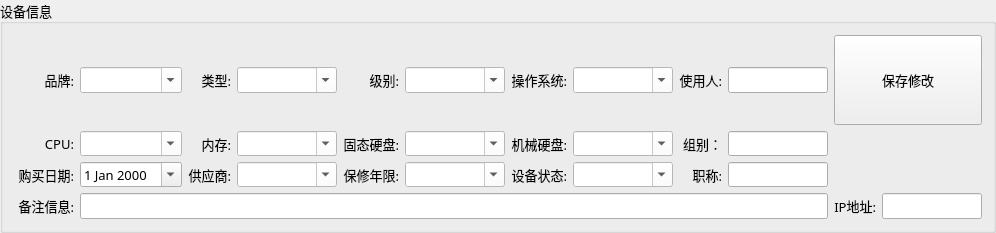
           <widget class="QGroupBox" name="groupBox">
            <property name="maximumSize">
             <size>
              <width>16777215</width>
              <height>160</height>
             </size>
            </property>
            <property name="font">
             <font>
              <family>微软雅黑</family>
              <pointsize>10</pointsize>
             </font>
            </property>
            <property name="title">
             <string>设备信息</string>
            </property>
            <layout class="QHBoxLayout" name="horizontalLayout_6">
             <item>
              <layout class="QGridLayout" name="gridLayout">
               <item row="1" column="6">
                <widget class="QLabel" name="label_32">
                 <property name="minimumSize">
                  <size>
                   <width>30</width>
                   <height>0</height>
                  </size>
                 </property>
                 <property name="maximumSize">
                  <size>
                   <width>80</width>
                   <height>16777215</height>
                  </size>
                 </property>
                 <property name="text">
                  <string>操作系统:</string>
                 </property>
                 <property name="alignment">
                  <set>Qt::AlignRight|Qt::AlignTrailing|Qt::AlignVCenter</set>
                 </property>
                </widget>
               </item>
               <item row="1" column="0">
                <widget class="QLabel" name="label_3">
                 <property name="minimumSize">
                  <size>
                   <width>30</width>
                   <height>0</height>
                  </size>
                 </property>
                 <property name="maximumSize">
                  <size>
                   <width>80</width>
                   <height>16777215</height>
                  </size>
                 </property>
                 <property name="text">
                  <string>品牌:</string>
                 </property>
                 <property name="alignment">
                  <set>Qt::AlignRight|Qt::AlignTrailing|Qt::AlignVCenter</set>
                 </property>
                </widget>
               </item>
               <item row="3" column="1">
                <widget class="QDateEdit" name="dateEdit">
                 <property name="minimumSize">
                  <size>
                   <width>100</width>
                   <height>25</height>
                  </size>
                 </property>
                 <property name="maximumSize">
                  <size>
                   <width>300</width>
                   <height>16777215</height>
                  </size>
                 </property>
                 <property name="calendarPopup">
                  <bool>true</bool>
                 </property>
                </widget>
               </item>
               <item row="2" column="1">
                <widget class="QComboBox" name="Cb_CPU">
                 <property name="minimumSize">
                  <size>
                   <width>100</width>
                   <height>25</height>
                  </size>
                 </property>
                 <property name="maximumSize">
                  <size>
                   <width>300</width>
                   <height>16777215</height>
                  </size>
                 </property>
                 <property name="styleSheet">
                  <string notr="true">background-color: rgb(255, 255, 255);
font: 10pt &quot;微软雅黑&quot;;</string>
                 </property>
                 <property name="editable">
                  <bool>true</bool>
                 </property>
                </widget>
               </item>
               <item row="1" column="5">
                <widget class="QComboBox" name="Cb_Level">
                 <property name="minimumSize">
                  <size>
                   <width>100</width>
                   <height>25</height>
                  </size>
                 </property>
                 <property name="maximumSize">
                  <size>
                   <width>300</width>
                   <height>16777215</height>
                  </size>
                 </property>
                 <property name="styleSheet">
                  <string notr="true">background-color: rgb(255, 255, 255);
font: 10pt &quot;微软雅黑&quot;;</string>
                 </property>
                 <property name="editable">
                  <bool>true</bool>
                 </property>
                </widget>
               </item>
               <item row="2" column="6">
                <widget class="QLabel" name="label_21">
                 <property name="minimumSize">
                  <size>
                   <width>30</width>
                   <height>0</height>
                  </size>
                 </property>
                 <property name="maximumSize">
                  <size>
                   <width>80</width>
                   <height>16777215</height>
                  </size>
                 </property>
                 <property name="text">
                  <string>机械硬盘:</string>
                 </property>
                 <property name="alignment">
                  <set>Qt::AlignRight|Qt::AlignTrailing|Qt::AlignVCenter</set>
                 </property>
                </widget>
               </item>
               <item row="3" column="4">
                <widget class="QLabel" name="label_23">
                 <property name="minimumSize">
                  <size>
                   <width>30</width>
                   <height>0</height>
                  </size>
                 </property>
                 <property name="maximumSize">
                  <size>
                   <width>80</width>
                   <height>16777215</height>
                  </size>
                 </property>
                 <property name="text">
                  <string>保修年限:</string>
                 </property>
                 <property name="alignment">
                  <set>Qt::AlignRight|Qt::AlignTrailing|Qt::AlignVCenter</set>
                 </property>
                </widget>
               </item>
               <item row="3" column="6">
                <widget class="QLabel" name="label_24">
                 <property name="minimumSize">
                  <size>
                   <width>30</width>
                   <height>0</height>
                  </size>
                 </property>
                 <property name="maximumSize">
                  <size>
                   <width>80</width>
                   <height>16777215</height>
                  </size>
                 </property>
                 <property name="text">
                  <string>设备状态:</string>
                 </property>
                 <property name="alignment">
                  <set>Qt::AlignRight|Qt::AlignTrailing|Qt::AlignVCenter</set>
                 </property>
                </widget>
               </item>
               <item row="3" column="0">
                <widget class="QLabel" name="label_6">
                 <property name="minimumSize">
                  <size>
                   <width>60</width>
                   <height>0</height>
                  </size>
                 </property>
                 <property name="maximumSize">
                  <size>
                   <width>80</width>
                   <height>16777215</height>
                  </size>
                 </property>
                 <property name="text">
                  <string>购买日期:</string>
                 </property>
                 <property name="alignment">
                  <set>Qt::AlignRight|Qt::AlignTrailing|Qt::AlignVCenter</set>
                 </property>
                </widget>
               </item>
               <item row="1" column="7">
                <widget class="QComboBox" name="comboBox_ios">
                 <property name="minimumSize">
                  <size>
                   <width>100</width>
                   <height>25</height>
                  </size>
                 </property>
                 <property name="maximumSize">
                  <size>
                   <width>100</width>
                   <height>16777215</height>
                  </size>
                 </property>
                 <property name="styleSheet">
                  <string notr="true">background-color: rgb(255, 255, 255);
font: 10pt &quot;微软雅黑&quot;;</string>
                 </property>
                 <property name="editable">
                  <bool>true</bool>
                 </property>
                </widget>
               </item>
               <item row="1" column="3">
                <widget class="QComboBox" name="Cb_Type">
                 <property name="minimumSize">
                  <size>
                   <width>100</width>
                   <height>25</height>
                  </size>
                 </property>
                 <property name="maximumSize">
                  <size>
                   <width>300</width>
                   <height>16777215</height>
                  </size>
                 </property>
                 <property name="styleSheet">
                  <string notr="true">background-color: rgb(255, 255, 255);
font: 10pt &quot;微软雅黑&quot;;</string>
                 </property>
                 <property name="editable">
                  <bool>true</bool>
                 </property>
                </widget>
               </item>
               <item row="2" column="8">
                <widget class="QLabel" name="label_31">
                 <property name="minimumSize">
                  <size>
                   <width>30</width>
                   <height>0</height>
                  </size>
                 </property>
                 <property name="maximumSize">
                  <size>
                   <width>80</width>
                   <height>16777215</height>
                  </size>
                 </property>
                 <property name="text">
                  <string>组别：</string>
                 </property>
                 <property name="alignment">
                  <set>Qt::AlignRight|Qt::AlignTrailing|Qt::AlignVCenter</set>
                 </property>
                </widget>
               </item>
               <item row="2" column="7">
                <widget class="QComboBox" name="Cb_MachineDisk">
                 <property name="minimumSize">
                  <size>
                   <width>100</width>
                   <height>25</height>
                  </size>
                 </property>
                 <property name="maximumSize">
                  <size>
                   <width>100</width>
                   <height>16777215</height>
                  </size>
                 </property>
                 <property name="styleSheet">
                  <string notr="true">background-color: rgb(255, 255, 255);
font: 10pt &quot;微软雅黑&quot;;</string>
                 </property>
                 <property name="editable">
                  <bool>true</bool>
                 </property>
                </widget>
               </item>
               <item row="1" column="2">
                <widget class="QLabel" name="label_8">
                 <property name="minimumSize">
                  <size>
                   <width>30</width>
                   <height>0</height>
                  </size>
                 </property>
                 <property name="maximumSize">
                  <size>
                   <width>80</width>
                   <height>16777215</height>
                  </size>
                 </property>
                 <property name="text">
                  <string>类型:</string>
                 </property>
                 <property name="alignment">
                  <set>Qt::AlignRight|Qt::AlignTrailing|Qt::AlignVCenter</set>
                 </property>
                </widget>
               </item>
               <item row="3" column="2">
                <widget class="QLabel" name="label_22">
                 <property name="minimumSize">
                  <size>
                   <width>30</width>
                   <height>0</height>
                  </size>
                 </property>
                 <property name="maximumSize">
                  <size>
                   <width>80</width>
                   <height>16777215</height>
                  </size>
                 </property>
                 <property name="text">
                  <string>供应商:</string>
                 </property>
                 <property name="alignment">
                  <set>Qt::AlignRight|Qt::AlignTrailing|Qt::AlignVCenter</set>
                 </property>
                </widget>
               </item>
               <item row="1" column="1">
                <widget class="QComboBox" name="Cb_Branch">
                 <property name="minimumSize">
                  <size>
                   <width>100</width>
                   <height>25</height>
                  </size>
                 </property>
                 <property name="maximumSize">
                  <size>
                   <width>300</width>
                   <height>16777215</height>
                  </size>
                 </property>
                 <property name="styleSheet">
                  <string notr="true">background-color: rgb(255, 255, 255);
font: 10pt &quot;微软雅黑&quot;;</string>
                 </property>
                 <property name="editable">
                  <bool>true</bool>
                 </property>
                </widget>
               </item>
               <item row="1" column="4">
                <widget class="QLabel" name="label_9">
                 <property name="minimumSize">
                  <size>
                   <width>30</width>
                   <height>0</height>
                  </size>
                 </property>
                 <property name="maximumSize">
                  <size>
                   <width>80</width>
                   <height>16777215</height>
                  </size>
                 </property>
                 <property name="text">
                  <string>级别:</string>
                 </property>
                 <property name="alignment">
                  <set>Qt::AlignRight|Qt::AlignTrailing|Qt::AlignVCenter</set>
                 </property>
                </widget>
               </item>
               <item row="2" column="4">
                <widget class="QLabel" name="label_20">
                 <property name="minimumSize">
                  <size>
                   <width>30</width>
                   <height>0</height>
                  </size>
                 </property>
                 <property name="maximumSize">
                  <size>
                   <width>80</width>
                   <height>16777215</height>
                  </size>
                 </property>
                 <property name="text">
                  <string>固态硬盘:</string>
                 </property>
                 <property name="alignment">
                  <set>Qt::AlignRight|Qt::AlignTrailing|Qt::AlignVCenter</set>
                 </property>
                </widget>
               </item>
               <item row="2" column="5">
                <widget class="QComboBox" name="Cb_SolidDisk">
                 <property name="minimumSize">
                  <size>
                   <width>100</width>
                   <height>25</height>
                  </size>
                 </property>
                 <property name="maximumSize">
                  <size>
                   <width>300</width>
                   <height>16777215</height>
                  </size>
                 </property>
                 <property name="styleSheet">
                  <string notr="true">background-color: rgb(255, 255, 255);
font: 10pt &quot;微软雅黑&quot;;</string>
                 </property>
                 <property name="editable">
                  <bool>true</bool>
                 </property>
                </widget>
               </item>
               <item row="3" column="5">
                <widget class="QComboBox" name="Cb_baoxiu">
                 <property name="minimumSize">
                  <size>
                   <width>100</width>
                   <height>25</height>
                  </size>
                 </property>
                 <property name="maximumSize">
                  <size>
                   <width>300</width>
                   <height>16777215</height>
                  </size>
                 </property>
                 <property name="styleSheet">
                  <string notr="true">background-color: rgb(255, 255, 255);
font: 10pt &quot;微软雅黑&quot;;</string>
                 </property>
                 <property name="editable">
                  <bool>true</bool>
                 </property>
                </widget>
               </item>
               <item row="2" column="9">
                <widget class="QLineEdit" name="lineEdit_Dept">
                 <property name="sizePolicy">
                  <sizepolicy hsizetype="Preferred" vsizetype="Fixed">
                   <horstretch>0</horstretch>
                   <verstretch>0</verstretch>
                  </sizepolicy>
                 </property>
                 <property name="minimumSize">
                  <size>
                   <width>30</width>
                   <height>25</height>
                  </size>
                 </property>
                 <property name="maximumSize">
                  <size>
                   <width>100</width>
                   <height>16777215</height>
                  </size>
                 </property>
                 <property name="readOnly">
                  <bool>true</bool>
                 </property>
                </widget>
               </item>
               <item row="1" column="8">
                <widget class="QLabel" name="label_25">
                 <property name="minimumSize">
                  <size>
                   <width>30</width>
                   <height>0</height>
                  </size>
                 </property>
                 <property name="maximumSize">
                  <size>
                   <width>80</width>
                   <height>16777215</height>
                  </size>
                 </property>
                 <property name="text">
                  <string>使用人:</string>
                 </property>
                 <property name="alignment">
                  <set>Qt::AlignRight|Qt::AlignTrailing|Qt::AlignVCenter</set>
                 </property>
                </widget>
               </item>
               <item row="3" column="7">
                <widget class="QComboBox" name="Cb_State">
                 <property name="minimumSize">
                  <size>
                   <width>100</width>
                   <height>25</height>
                  </size>
                 </property>
                 <property name="maximumSize">
                  <size>
                   <width>100</width>
                   <height>16777215</height>
                  </size>
                 </property>
                 <property name="styleSheet">
                  <string notr="true">background-color: rgb(255, 255, 255);
font: 10pt &quot;微软雅黑&quot;;</string>
                 </property>
                 <property name="editable">
                  <bool>true</bool>
                 </property>
                </widget>
               </item>
               <item row="3" column="9">
                <widget class="QLineEdit" name="Le_Title">
                 <property name="sizePolicy">
                  <sizepolicy hsizetype="Fixed" vsizetype="Fixed">
                   <horstretch>0</horstretch>
                   <verstretch>0</verstretch>
                  </sizepolicy>
                 </property>
                 <property name="minimumSize">
                  <size>
                   <width>10</width>
                   <height>25</height>
                  </size>
                 </property>
                 <property name="maximumSize">
                  <size>
                   <width>100</width>
                   <height>16777215</height>
                  </size>
                 </property>
                 <property name="readOnly">
                  <bool>true</bool>
                 </property>
                </widget>
               </item>
               <item row="1" column="9">
                <widget class="QLineEdit" name="Le_Userinfo">
                 <property name="minimumSize">
                  <size>
                   <width>30</width>
                   <height>25</height>
                  </size>
                 </property>
                 <property name="maximumSize">
                  <size>
                   <width>100</width>
                   <height>16777215</height>
                  </size>
                 </property>
                </widget>
               </item>
               <item row="3" column="3">
                <widget class="QComboBox" name="Cb_Provider">
                 <property name="minimumSize">
                  <size>
                   <width>100</width>
                   <height>25</height>
                  </size>
                 </property>
                 <property name="maximumSize">
                  <size>
                   <width>300</width>
                   <height>16777215</height>
                  </size>
                 </property>
                 <property name="styleSheet">
                  <string notr="true">background-color: rgb(255, 255, 255);
font: 10pt &quot;微软雅黑&quot;;</string>
                 </property>
                 <property name="editable">
                  <bool>true</bool>
                 </property>
                </widget>
               </item>
               <item row="2" column="3">
                <widget class="QComboBox" name="Cb_Memory">
                 <property name="minimumSize">
                  <size>
                   <width>100</width>
                   <height>25</height>
                  </size>
                 </property>
                 <property name="maximumSize">
                  <size>
                   <width>300</width>
                   <height>16777215</height>
                  </size>
                 </property>
                 <property name="styleSheet">
                  <string notr="true">background-color: rgb(255, 255, 255);
font: 10pt &quot;微软雅黑&quot;;</string>
                 </property>
                 <property name="editable">
                  <bool>true</bool>
                 </property>
                </widget>
               </item>
               <item row="2" column="2">
                <widget class="QLabel" name="label_19">
                 <property name="minimumSize">
                  <size>
                   <width>30</width>
                   <height>0</height>
                  </size>
                 </property>
                 <property name="maximumSize">
                  <size>
                   <width>80</width>
                   <height>16777215</height>
                  </size>
                 </property>
                 <property name="text">
                  <string>内存:</string>
                 </property>
                 <property name="alignment">
                  <set>Qt::AlignRight|Qt::AlignTrailing|Qt::AlignVCenter</set>
                 </property>
                </widget>
               </item>
               <item row="2" column="0">
                <widget class="QLabel" name="label_7">
                 <property name="minimumSize">
                  <size>
                   <width>30</width>
                   <height>0</height>
                  </size>
                 </property>
                 <property name="maximumSize">
                  <size>
                   <width>80</width>
                   <height>16777215</height>
                  </size>
                 </property>
                 <property name="text">
                  <string>CPU:</string>
                 </property>
                 <property name="alignment">
                  <set>Qt::AlignRight|Qt::AlignTrailing|Qt::AlignVCenter</set>
                 </property>
                </widget>
               </item>
               <item row="3" column="8">
                <widget class="QLabel" name="label_27">
                 <property name="minimumSize">
                  <size>
                   <width>30</width>
                   <height>0</height>
                  </size>
                 </property>
                 <property name="maximumSize">
                  <size>
                   <width>80</width>
                   <height>16777215</height>
                  </size>
                 </property>
                 <property name="text">
                  <string>职称:</string>
                 </property>
                 <property name="alignment">
                  <set>Qt::AlignRight|Qt::AlignTrailing|Qt::AlignVCenter</set>
                 </property>
                </widget>
               </item>
               <item row="4" column="0">
                <widget class="QLabel" name="label_33">
                 <property name="minimumSize">
                  <size>
                   <width>30</width>
                   <height>0</height>
                  </size>
                 </property>
                 <property name="maximumSize">
                  <size>
                   <width>80</width>
                   <height>16777215</height>
                  </size>
                 </property>
                 <property name="text">
                  <string>备注信息:</string>
                 </property>
                 <property name="alignment">
                  <set>Qt::AlignRight|Qt::AlignTrailing|Qt::AlignVCenter</set>
                 </property>
                </widget>
               </item>
               <item row="4" column="11">
                <widget class="QLabel" name="label_26">
                 <property name="minimumSize">
                  <size>
                   <width>30</width>
                   <height>0</height>
                  </size>
                 </property>
                 <property name="maximumSize">
                  <size>
                   <width>80</width>
                   <height>16777215</height>
                  </size>
                 </property>
                 <property name="text">
                  <string>IP地址:</string>
                 </property>
                 <property name="alignment">
                  <set>Qt::AlignRight|Qt::AlignTrailing|Qt::AlignVCenter</set>
                 </property>
                </widget>
               </item>
               <item row="4" column="12">
                <widget class="QLineEdit" name="lineEdit_Ip">
                 <property name="minimumSize">
                  <size>
                   <width>100</width>
                   <height>25</height>
                  </size>
                 </property>
                 <property name="maximumSize">
                  <size>
                   <width>100</width>
                   <height>16777215</height>
                  </size>
                 </property>
                 <property name="inputMask">
                  <string/>
                 </property>
                </widget>
               </item>
               <item row="4" column="1" colspan="9">
                <widget class="QLineEdit" name="lineEdit_Remark"/>
               </item>
               <item row="1" column="11" colspan="2">
                <widget class="QPushButton" name="Pb_Update">
                 <property name="minimumSize">
                  <size>
                   <width>0</width>
                   <height>90</height>
                  </size>
                 </property>
                 <property name="text">
                  <string>保存修改</string>
                 </property>
                 <property name="shortcut">
                  <string>Backspace</string>
                 </property>
                </widget>
               </item>
              </layout>
             </item>
            </layout>
           </widget>
